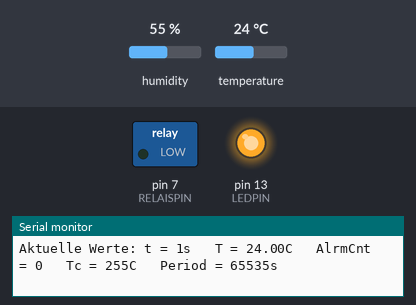
Simulated run of this sketch. Board: Arduino Uno, built with avr-gcc and run on an emulated ATmega328P. Shown: switched loads named in the sketch (green lamp = pin HIGH), output pins drawn as LEDs (lit = HIGH), the last lines printed to the serial monitor. The inputs (shaded band) are chosen by the test bench; at power-on: humidity 55 %, temperature 24 °C.

Above: at 32.8 s.
At 64.59 s:
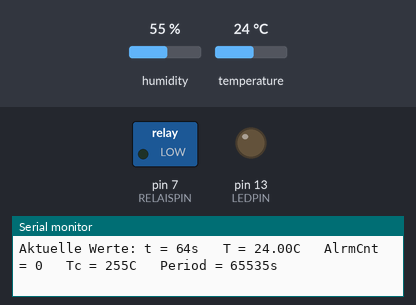
Timing chart, 0 to 84.4 s (numbered marks = the images above):
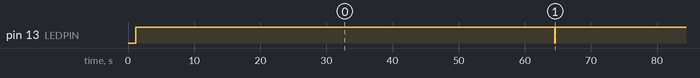

Measured:
- by itself, pin 13 (LEDPIN): alternates HIGH for 63.9 s and LOW for 0.09 s

The sketch:

temperaturbox.ino
```cpp
/************************************************
 *  Temperaturchecker
 *
 *  (c) 20250605	chhof, jugrofu
 *  v 0.4
 *************************************************/

#include "DHT.h"
#include "EEPROM.h"

#define RELAISPIN	7
#define DHTPIN 		11
#define LEDPIN 		13
#define DHTTYPE 	DHT22   // DHT 22 (AM2302), AM2321

#define BANNER "\
############################################################ \n\r\
# Willkommen beim HJP-Temperatursensor                     # \n\r\
# (c) Ch Hof, Ju Gro Fu (06.06.2025)                       # \n\r\
#                                                          # \n\r\
# Kommandos:                                               # \n\r\
# - temp TT: Setze Alarm-Temperatur auf TT (wird           # \n\r\
#            nichtflüchtig im EEPROM gespeichert)          # \n\r\
# - peri PP: Setze Messintervall auf PP Sekunden (wird     # \n\r\
#            nichtflüchtig im EEPROM gespeichert)          # \n\r\
# - test:    Triggert Alarmzustand                         # \n\r\
# - RETURN:  Ausgabe der aktuellen Messwerte und Parameter # \n\r\
#                                                          # \n\r\
# Anmerkungen:                                             # \n\r\
# - AlarmTemp:  Kritische Temperatur                       # \n\r\
# - Periode:    Messintervall (Default: 60s)               # \n\r\
# - AlarmCount: Anzahl der Perioden mit T>Tc bis Alarm     # \n\r\
############################################################ \n\r\
"


DHT dht(DHTPIN, DHTTYPE);
uint8_t AlarmCount = 0;
uint8_t AlarmTemp = 50;
float ActTemp;
unsigned long lastcheck = 0;
uint16_t Period = 60;

uint8_t EEPROM_update(int address, uint8_t value) {
  if (EEPROM.read(address) != value) {
    EEPROM.write(address, value);
  }
  return value;
}


template <typename T>
T &EEPROM_get(int idx, T &t) {
  uint8_t *ptr = (uint8_t*) &t;
  for (unsigned int count = 0; count < sizeof(T); ++count) {
    *ptr++ = EEPROM.read(idx++);
  }
  return t;
}


template <typename T>
const T &EEPROM_put(int idx, const T &t) {
  const uint8_t *ptr = (const uint8_t*) &t;
  for (unsigned int count = 0; count < sizeof(T); ++count) {
    EEPROM_update(idx++, *ptr++);
  }
  return t;
}


void PrintData() {
  Serial.print("Aktuelle Werte: t = ");
  Serial.print(millis()/1000);
  Serial.print("s   T = ");
  Serial.print(ActTemp);
  Serial.print("C   AlrmCnt = ");
  Serial.print(AlarmCount);
  Serial.print("   Tc = ");
  Serial.print(AlarmTemp);
  Serial.print("C   Period = ");
  Serial.print(Period);
  Serial.print("s");
  Serial.println();
  Serial.flush();
}


void SwitchPins(int level) {
  digitalWrite(RELAISPIN, level);
  digitalWrite(LEDPIN, level);
}


void CheckTemp() {
  ActTemp = dht.readTemperature();
  if (isnan(ActTemp) || ActTemp >= AlarmTemp) {
    AlarmCount++;
    if (AlarmCount > 2) {
      SwitchPins(HIGH);
      AlarmCount--;
    }
  } else {
    AlarmCount = 0;
    SwitchPins(LOW);
  }
}


// zu Testzwecken
// extern volatile unsigned long timer0_millis;

void setup() {

  // zu Testzwecken
  // noInterrupts();
  // timer0_millis += pow(2,32) - 100000;
  // interrupts();

  digitalWrite(RELAISPIN, LOW);
  pinMode(RELAISPIN, OUTPUT);
  digitalWrite(RELAISPIN, LOW);

  pinMode(LEDPIN, OUTPUT);
  digitalWrite(LEDPIN, LOW);

  AlarmTemp = EEPROM_get(0, AlarmTemp);
  Period = EEPROM_get(1, Period);

  dht.begin();

  Serial.begin(9600);
  Serial.setTimeout(10000);
  Serial.println(F(BANNER));	// String nicht im RAM ablegen!

  CheckTemp();
  PrintData();
}


void loop() {
  if (Serial.available() > 0) {
    String cmd = Serial.readStringUntil('\r');
    if (cmd.startsWith("temp")) {
      uint8_t value = (uint8_t)cmd.substring(4).toInt();
      if (value >= 20 && value <= 80) {
        AlarmTemp = value;
        EEPROM_put(0, AlarmTemp);
        value = EEPROM_get(0, value);
        if (AlarmTemp == value) {
          Serial.print("Neue Alarm-Temperatur Tc = ");
          Serial.print(AlarmTemp);
          Serial.println(" erfolgreich gespeichert.");
        } else {
          Serial.println("Fehler beim Speichern der Alarmtemperatur - Bitte mit Administrator in Verbindung setzen.");
        }
      } else {
        Serial.println("Wert muss zwischen 20 und 80 liegen!");
      }

    } else if (cmd.startsWith("peri")) {
    uint16_t value = (uint16_t)cmd.substring(4).toInt();
      if (value >= 10 && value <= 3600) {
        Period = value;
        EEPROM_put(1, Period);
        value = EEPROM_get(1, value);
        if (Period == value) {
          Serial.print("Neue Periodendauer ");
          Serial.print(Period);
          Serial.println("s erfolgreich gespeichert.");
        } else {
          Serial.println("Fehler beim Speichern der Alarmtemperatur - Bitte mit Administrator in Verbindung setzen.");
        }
      } else {
        Serial.println("Wert muss zwischen 10 und 3600 liegen!");
      }

    } else if (cmd.startsWith("test")) {
      Serial.println(" ==> Alarm an...");
      SwitchPins(HIGH);
      delay(1000);
      Serial.println(" ==> Alarm aus...");
      SwitchPins(LOW);
    } else {
      CheckTemp();
      PrintData();
    }
  }


  if (millis() - lastcheck > 1000*Period || millis() < lastcheck) {
    lastcheck = millis();
    CheckTemp();
    PrintData();
  }

  if (AlarmCount >= 1) {
    if (millis() % 250 < 125) {
      digitalWrite(LEDPIN, HIGH);
    }
    else {
      digitalWrite(LEDPIN, LOW);
    }
  }
  else {
    digitalWrite(LEDPIN, HIGH);
  }
  delay(10);
}
```
